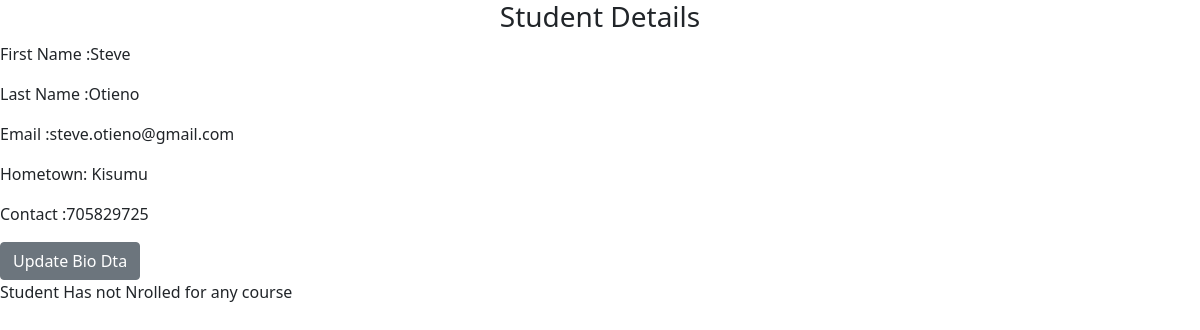
The app's page /student_details/21 (signed in) with its own data.
### model.py (models this page shows, shortened)
class Student(db.Model):
    __tablename__ = 'student'
    id = db.Column(db.Integer(), primary_key=True)
    first_name = db.Column(db.String())
    last_name = db.Column(db.String())
    email = db.Column(db.String())
    user_id = db.Column(db.Integer(), db.ForeignKey('users.id'))
    courses  = db.relationship('Course', secondary=student_course, back_populates='students')
    biodata = db.relationship('BioData', back_populates = 'student', uselist=False)
    user = db.relationship('User', back_populates = 'student', uselist=False)

class BioData(db.Model):
    __tablename__ = 'biodata'
    id = db.Column(db.Integer(), primary_key=True)
    hometown = db.Column(db.String())
    contact = db.Column(db.String())
    student_id = db.Column(db.Integer(), db.ForeignKey('student.id'))
    student = db.relationship('Student', back_populates = 'biodata', uselist=False)

### app.py (the view)
@app.route('/student_details/<int:id>')
@allow('student')
def student_details(id):
    student = Student.query.filter_by(id=id).first()
    return render_template('student-details.html',student=student)

### app.py (called while the page is built)
def allow(*role):
    def wrapper(fn):
        @wraps(fn)
        def decorator(*args, **kwargs):
            if current_user.role == role[0]:
                return fn(*args,**kwargs)
            else:
                return render_template('forbidden.html')
        return decorator
    return wrapper

@login_manager.user_loader
def load_user(user_id):
    return User.query.filter_by(id=user_id).first()

### templates/student-details.html
{% extends 'base.html' %}
{% block main %}
<h3 class="text-center">Student Details</h3>
<p> First Name :{{student.first_name}}</p>
<p> Last Name :{{student.last_name}}</p>
<p> Email :{{student.email}}</p>
<p>Hometown: {{student.biodata.hometown}}</p>
<p>Contact :{{student.biodata.contact}}</p>
<a href="{{url_for("update_bio_data", id=student.biodata.id)}}" class="btn btn-secondary"> Update Bio Dta</a>
{% if student.courses %}
<p>Courses</p>
<table class="table table-striped">
    <tr>
        <td>#</td>
        <td>Name</td>
    </tr>
    {% for course in student.courses  %}
    <tr>
        <td>{{course.id}}</td>
        <td>{{course.name}}</td>
    </tr>
    {% endfor %}
</table>
{% else %}
<p>Student Has not Nrolled for any course</p>
{% endif %}
{% endblock main %}

### records on screen
Student: first_name "Steve", last_name "Otieno", email "steve.otieno@gmail.com"
BioData: biodata.hometown "Kisumu", biodata.contact "705829725"
